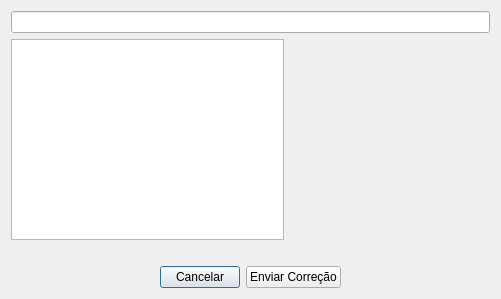
<?xml version="1.0" encoding="UTF-8"?>
<ui version="4.0">
 <class>fixForm</class>
 <widget class="QDialog" name="fixForm">
  <property name="geometry">
   <rect>
    <x>0</x>
    <y>0</y>
    <width>501</width>
    <height>299</height>
   </rect>
  </property>
  <property name="windowTitle">
   <string>FIX</string>
  </property>
  <layout class="QVBoxLayout" name="verticalLayout">
   <item>
    <widget class="QLineEdit" name="filenameLineEdit"/>
   </item>
   <item>
    <layout class="QHBoxLayout" name="horizontalLayout" stretch="2,1">
     <item>
      <widget class="QPlainTextEdit" name="infoTextEdit"/>
     </item>
     <item>
      <widget class="imageViewer" name="previewWidget" native="true">
       <property name="minimumSize">
        <size>
         <width>200</width>
         <height>120</height>
        </size>
       </property>
       <property name="maximumSize">
        <size>
         <width>200</width>
         <height>120</height>
        </size>
       </property>
      </widget>
     </item>
    </layout>
   </item>
   <item>
    <widget class="drmSegmentsView" name="label">
     <property name="text">
      <string/>
     </property>
    </widget>
   </item>
   <item>
    <layout class="QHBoxLayout" name="horizontalLayout_2">
     <item>
      <spacer name="horizontalSpacer">
       <property name="orientation">
        <enum>Qt::Horizontal</enum>
       </property>
       <property name="sizeHint" stdset="0">
        <size>
         <width>40</width>
         <height>20</height>
        </size>
       </property>
      </spacer>
     </item>
     <item>
      <widget class="QPushButton" name="cancelPushButton">
       <property name="text">
        <string>Cancelar</string>
       </property>
      </widget>
     </item>
     <item>
      <widget class="QPushButton" name="fixPushButton">
       <property name="text">
        <string>Enviar Correção</string>
       </property>
      </widget>
     </item>
     <item>
      <spacer name="horizontalSpacer_2">
       <property name="orientation">
        <enum>Qt::Horizontal</enum>
       </property>
       <property name="sizeHint" stdset="0">
        <size>
         <width>40</width>
         <height>20</height>
        </size>
       </property>
      </spacer>
     </item>
    </layout>
   </item>
  </layout>
 </widget>
 <customwidgets>
  <customwidget>
   <class>imageViewer</class>
   <extends>QWidget</extends>
   <header>widgets/imageviewer.h</header>
   <container>1</container>
  </customwidget>
  <customwidget>
   <class>drmSegmentsView</class>
   <extends>QLabel</extends>
   <header>drmsegmentsview.h</header>
  </customwidget>
 </customwidgets>
 <resources/>
 <connections>
  <connection>
   <sender>cancelPushButton</sender>
   <signal>clicked()</signal>
   <receiver>fixForm</receiver>
   <slot>reject()</slot>
   <hints>
    <hint type="sourcelabel">
     <x>205</x>
     <y>275</y>
    </hint>
    <hint type="destinationlabel">
     <x>250</x>
     <y>149</y>
    </hint>
   </hints>
  </connection>
  <connection>
   <sender>fixPushButton</sender>
   <signal>clicked()</signal>
   <receiver>fixForm</receiver>
   <slot>accept()</slot>
   <hints>
    <hint type="sourcelabel">
     <x>296</x>
     <y>275</y>
    </hint>
    <hint type="destinationlabel">
     <x>250</x>
     <y>149</y>
    </hint>
   </hints>
  </connection>
 </connections>
</ui>
